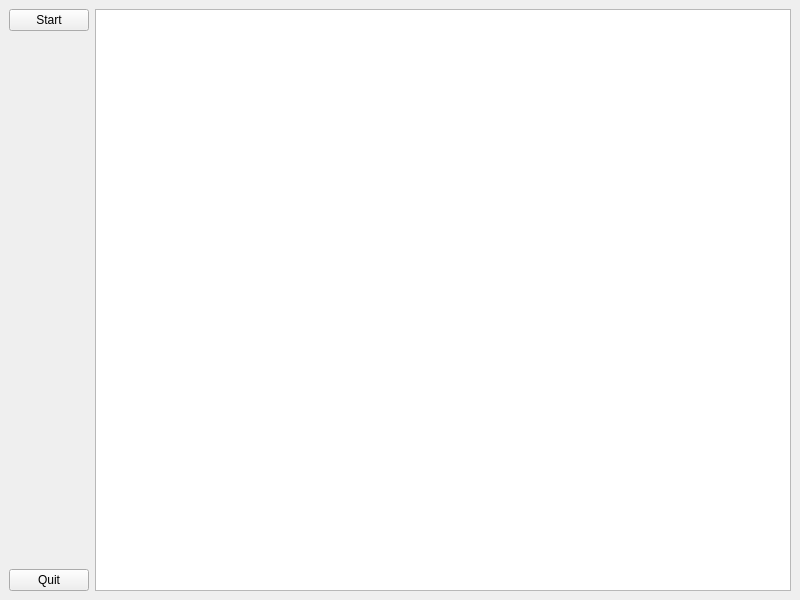
<?xml version="1.0" encoding="UTF-8"?>
<ui version="4.0">
 <class>MainWindow</class>
 <widget class="QMainWindow" name="MainWindow">
  <property name="geometry">
   <rect>
    <x>0</x>
    <y>0</y>
    <width>800</width>
    <height>600</height>
   </rect>
  </property>
  <property name="windowTitle">
   <string>MainWindow</string>
  </property>
  <widget class="QWidget" name="centralwidget">
   <layout class="QGridLayout" name="gridLayout">
    <item row="0" column="2">
     <layout class="QVBoxLayout" name="verticalLayout">
      <item>
       <widget class="QPushButton" name="start_button">
        <property name="text">
         <string>Start</string>
        </property>
       </widget>
      </item>
      <item>
       <spacer name="verticalSpacer">
        <property name="orientation">
         <enum>Qt::Vertical</enum>
        </property>
        <property name="sizeHint" stdset="0">
         <size>
          <width>20</width>
          <height>40</height>
         </size>
        </property>
       </spacer>
      </item>
      <item>
       <widget class="QPushButton" name="quit_button">
        <property name="text">
         <string>Quit</string>
        </property>
       </widget>
      </item>
     </layout>
    </item>
    <item row="0" column="4">
     <widget class="QGraphicsView" name="display_graphics"/>
    </item>
   </layout>
  </widget>
 </widget>
 <resources/>
 <connections/>
</ui>
